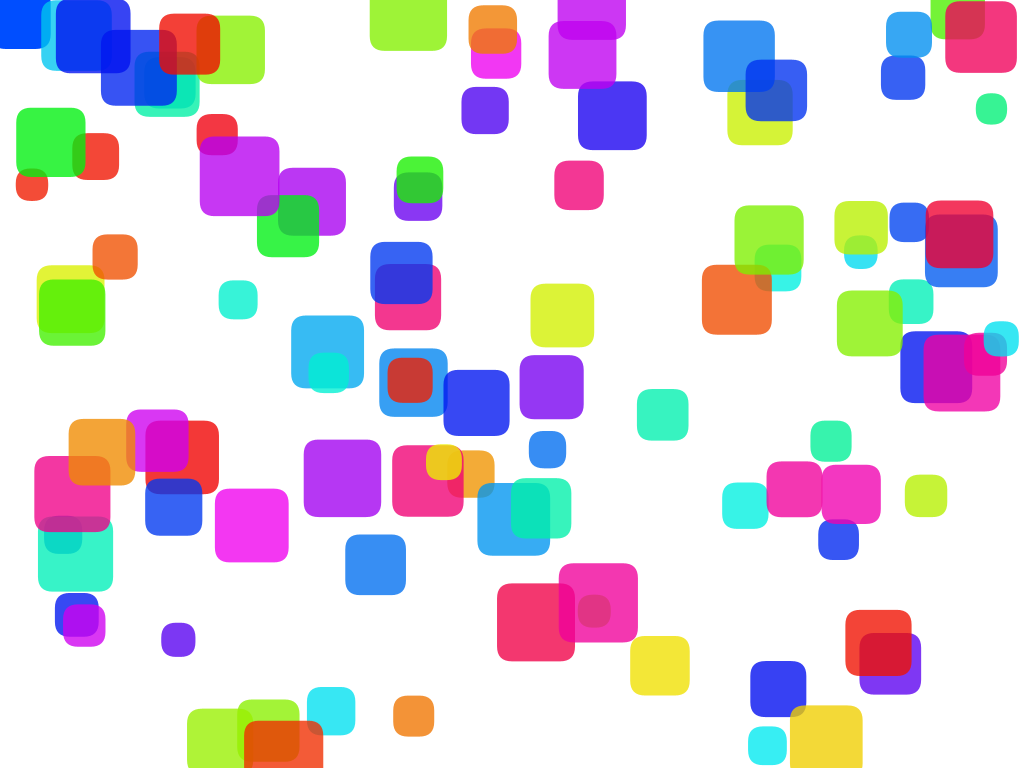
Frame 1 (no input)
Frame 60 (the mouse pressed at the canvas centre just before this capture): identical to frame 1, image omitted
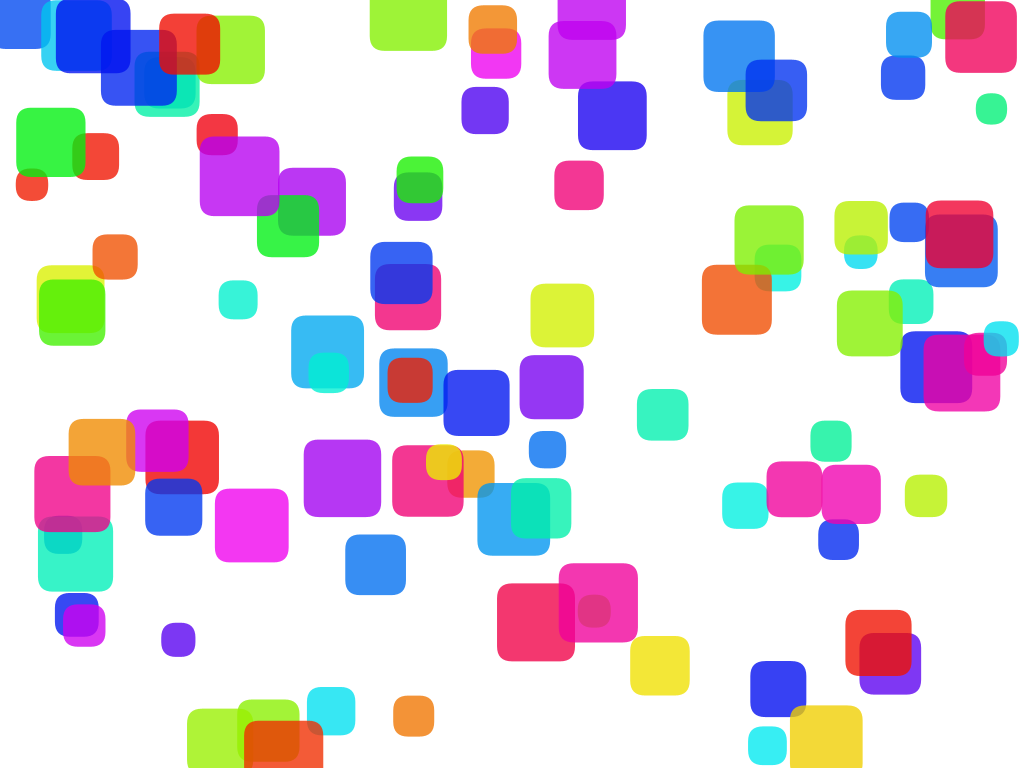
Frame 120 (the mouse held since frame 60 and released just before this capture)

The Processing sketch that drew these frames (run headless with seeded random() and noise(); from frame 60 on, the mouse is pressed at the canvas centre):

// Processing sketch: day_08_04_acceleration_mouse_collision_array
// ── day_08_04_acceleration_mouse_collision_array.pde
//----------------------------------------------------
// DT Bootcamp 2014, Parsons the New School for Design. 
// Day 8, speed, acceleration, and mouse collision
// Same as previous example, but using arrays
//----------------------------------------------------

//How many objects do we have?
int numObj = 100;

//Declaring (the arrays of) the properties of our object(s)
float[] size = new float[numObj];
float[] posX = new float[numObj];
float[] posY = new float[numObj];
float[] speedX = new float[numObj];
float[] speedY = new float[numObj];
float[] hue = new float[numObj];

//The acceleration will be an "environment" property
float accel;

void setup(){
  size(1033, 768);
  colorMode(HSB);
  smooth();
  
  //Assigning values to the properties
  //Since all our arrays have the same length (the number of objects we have),
  //we can loop trough all of them at once
  for(int i = 0; i < numObj; i++){
    //Let's make our objects slightly differently by assigning random values
    size[i] = random(30, 80);
    posX[i] = random(0, width);
    posY[i] = random(0, height);
    speedX[i] = 0;
    speedY[i] = 0;
    hue[i] = random(255);
  }
  
  accel = 0.95;
}

void draw(){
  background(255);

  for(int i = 0; i < numObj; i++){
    //Check mouse over
    if(posX[i] - size[i]/2 < mouseX && mouseX < posX[i] + size[i]/2 &&
       posY[i] - size[i]/2 < mouseY && mouseY < posY[i] + size[i]/2){
      fill(hue[i], 255, 255);
      speedX[i] = mouseX - pmouseX;
      speedY[i] = mouseY - pmouseY;
    }else{
      fill(hue[i], 255, 240, 200);
    }
    noStroke();
    rectMode(CENTER);
    rect(posX[i], posY[i], size[i], size[i], 15);
  
    //Add speed to the position
    posX[i] = posX[i] + speedX[i];
    posY[i] = posY[i] + speedY[i];
    
    //Change speed based on acceleration
    //In this case, the acceleration will slowdown the object
    //Think of it as a simulation of friction 
    speedX[i] = speedX[i] * accel;
    speedY[i] = speedY[i] * accel;
  }
}
